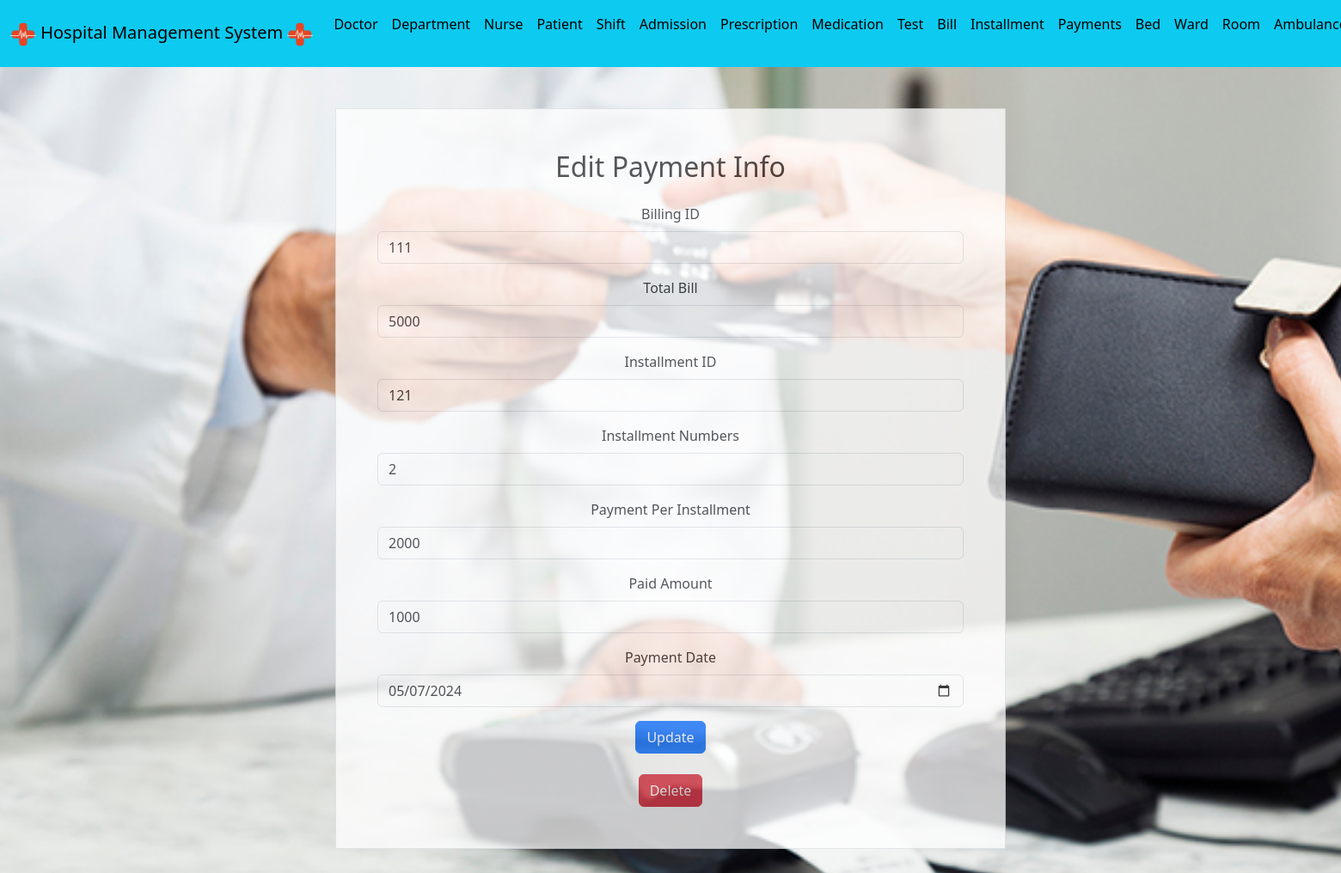
The app's page /Website/edit_payment.php?id=131 (signed in) with its own data.
### tables this page shows
CREATE TABLE `payment` (
  `Payment_ID` int(10) NOT NULL,
  `Billing_ID` int(10) DEFAULT NULL,
  `Total_Bill` int(255) DEFAULT NULL,
  `Installment_ID` int(10) NOT NULL,
  `Installment_Numbers` int(10) NOT NULL,
  `Payment_Per_Installment` int(255) NOT NULL,
  `Paid_Amount` int(255) DEFAULT NULL,
  `Payment_Date` date DEFAULT NULL
);

### Website/edit_payment.php (the view, shortened to what this page needs)
<!DOCTYPE html>
<html>
<?php
include("connect.php");
$payment = null;
if (isset($_GET['id'])) {
    $id = mysqli_real_escape_string($conn, $_GET['id']);
    $sql = "SELECT * FROM payment WHERE Payment_ID = $id";
    $result = mysqli_query($conn, $sql);
    $payment = mysqli_fetch_assoc($result);
}
include("header.php");
?>
<head>
    <link rel="stylesheet" href="https://cdn.jsdelivr.net/npm/bootstrap@5.3.2/dist/css/bootstrap.min.css">
</head>
<body style="background-image: url(img/payment.jpeg); background-size: cover; background-repeat: no-repeat;">
    <div class="container text-center w-50 p-5 my-5 bg-white border opacity-75">
        <h2 class="text-center mb-4">Edit Payment Info</h2>
        <?php if ($payment): ?>
            <form action= "edit_payment.php?id=<?php echo htmlspecialchars($payment['Payment_ID']); ?>" method="POST">
                <div class="mb-3">
                    <label for="Billing_ID" class="form-label">Billing ID</label>
                    <input type="number" class="form-control" id="Billing_ID" name="Billing_ID" value="<?php echo htmlspecialchars($payment['Billing_ID']); ?>" required>
                </div>
                <div class="mb-3">
                    <label for="Total_Bill" class="form-label">Total Bill</label>
                    <input type="number" class="form-control" id="Total_Bill" name="Total_Bill" value="<?php echo htmlspecialchars($payment['Total_Bill']); ?>" required>
                </div>
                <div class="mb-3">
                    <label for="Installment_ID" class="form-label">Installment ID</label>
                    <input type="number" class="form-control" id="Installment_ID" name="Installment_ID" value="<?php echo htmlspecialchars($payment['Installment_ID']); ?>" required>
                </div>
                <div class="mb-3">
                    <label for="Installment_Numbers" class="form-label">Installment Numbers</label>
                    <input type="number" class="form-control" id="Installment_Numbers" name="Installment_Numbers" value="<?php echo htmlspecialchars($payment['Installment_Numbers']); ?>" required>
                </div>
                <div class="mb-3">
                    <label for="Payment_Per_Installment" class="form-label">Payment Per Installment</label>
                    <input type="number" class="form-control" id="Payment_Per_Installment" name="Payment_Per_Installment" value="<?php echo htmlspecialchars($payment['Payment_Per_Installment']); ?>" required>
                </div>
                <div class="mb-3">
                    <label for="Paid_Amount" class="form-label">Paid Amount</label>
                    <input type="number" class="form-control" id="Paid_Amount" name="Paid_Amount" value="<?php echo htmlspecialchars($payment['Paid_Amount']); ?>" required>
                </div>
                <div class="mb-3">
                    <label for="Payment_Date" class="form-label">Payment Date</label>
                    <input type="date" class="form-control" id="Payment_Date" name="Payment_Date" value="<?php echo htmlspecialchars($payment['Payment_Date']); ?>" required>
                </div>
                <button type="submit" name="update" class="btn btn-primary">Update</button>
            </form>
            <br>
            <form action="payment.php?id=<?php echo htmlspecialchars($payment['Payment_ID']); ?>" method="POST">
                <input type="submit" name="delete" value="Delete" class="btn btn-danger">
            </form>
        <?php else: ?>
            <p>No payment record found.</p>
        <?php endif; ?>
    </div>
</body>
</html>

### records on screen
payment: Billing_ID "111", Total_Bill "5000", Installment_ID "121", Installment_Numbers "2", Payment_Per_Installment "2000", Paid_Amount "1000", Payment_Date "05/07/2024"
